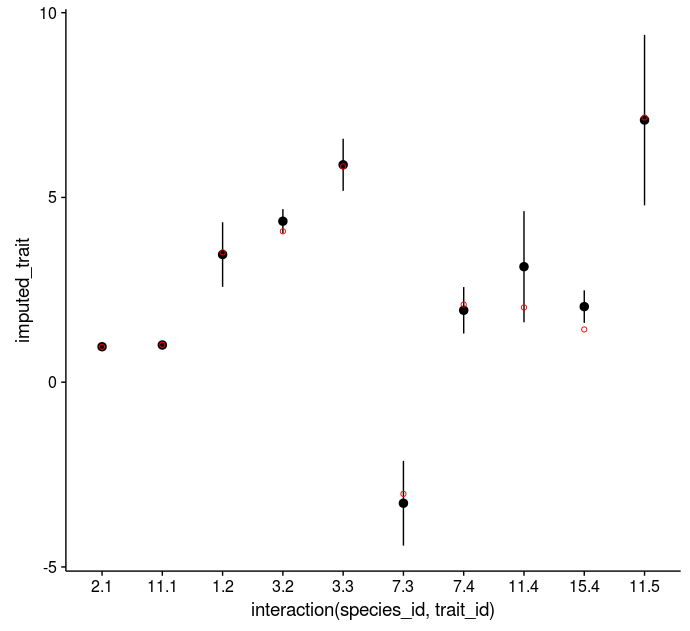

This chart was generated by the following R code:
# Demos of imputation packages

#### Rphylopars: phylogenetic imputation.

library(Rphylopars)

# Simulate a bunch of species with some traits per species, data are missing completely at random.
# For now don't use intraspecific variation.
set.seed(81224)
fakedata <- simtraits(ntaxa=15, ntraits=5, nreps=1, nmissing=10, intraspecific=0)
str(fakedata)

plot(fakedata$tree)

fakephy <- phylopars(fakedata$trait_data, fakedata$tree, model = 'BM') # Outputs variance-covariance matrix for traits under Brownian motion model.

# See https://github.com/ericgoolsby/Rphylopars/wiki/Example-2:-Missing-Data-Imputation-and-Ancestral-State-Reconstruction
# View imputed missing data 

str(fakephy)
fakephy$anc_recon # Trait values for tips as well as reconstruction of ancestral nodes.
fakephy$anc_var # Variance around the imputed trait values.

# Compare imputed values from the ancestral state reconstruction with the true means from which the fake data were generated.

imputed_traits <- fakephy$anc_recon[1:15,] # Get only rows from existing species, not the ancestral nodes.
imputed_variances <- fakephy$anc_var[1:15,]
is_missing <- is.na(fakedata$trait_data[,-1])
true_traits <- fakedata$original_X

# Dataframe with comparison of values.
comparisondf <- data.frame(imputed_trait = imputed_traits[is_missing],
                           imputed_variance = imputed_variances[is_missing],
                           true_trait = true_traits[is_missing],
                           trait_id = col(is_missing)[is_missing],
                           species_id = row(is_missing)[is_missing])

# Plot results. The red point is the "true" value. It should fall inside the confidence interval around the black point. It seems to perform pretty well for the fake data.
# Confidence intervals are based on assumption of normal distribution.
library(cowplot)
ggplot(comparisondf, aes(x = interaction(species_id, trait_id))) +
  geom_pointrange(aes(y = imputed_trait, 
                      ymin = imputed_trait - 1.96 * sqrt(imputed_variance), 
                      ymax = imputed_trait + 1.96 * sqrt(imputed_variance))) +
  geom_point(aes(y = true_trait), color = 'red', shape = 1)
